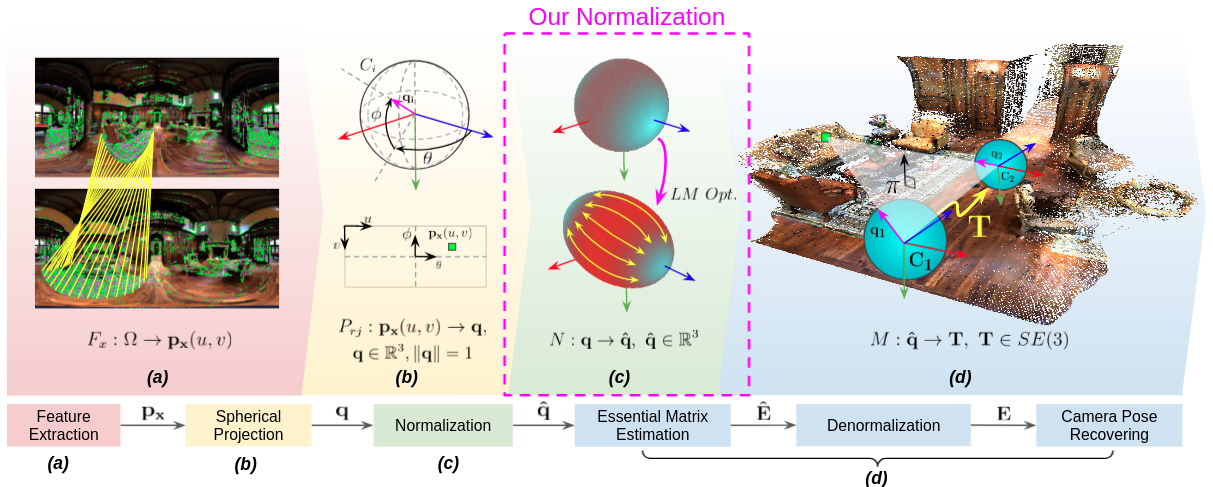
#> input picture assets/intro.png, 1213 x 487 px
$ python -i image_utilities.py   (imports and definitions only)   (older library calls are emulated)
#> lines starting #> are read from the running program, lines starting #| are printed output that depends on the picture
#> further down, picture is the input picture: shape (487, 1213, 3); mean B, G, R 198.7, 205.2, 209
import cv2
import numpy as np
from scipy import ndimage
from scipy.interpolate import interp2d
from utils.file_utilities import create_dir
import os
import matplotlib.pyplot as plt


# [28 lines left out: functions merge_images, get_cmap, get_shape, not called in this run]


def get_max_gradients(image, ksize=5, gaussian=0.2, threshold=0.2):
#> called with ksize = 5, gaussian = 0.2, threshold = 0.2
    image = cv2.GaussianBlur(image, (3, 3), 0)
    sobelx = cv2.Sobel(image, cv2.CV_64F, 1, 0, ksize=ksize)
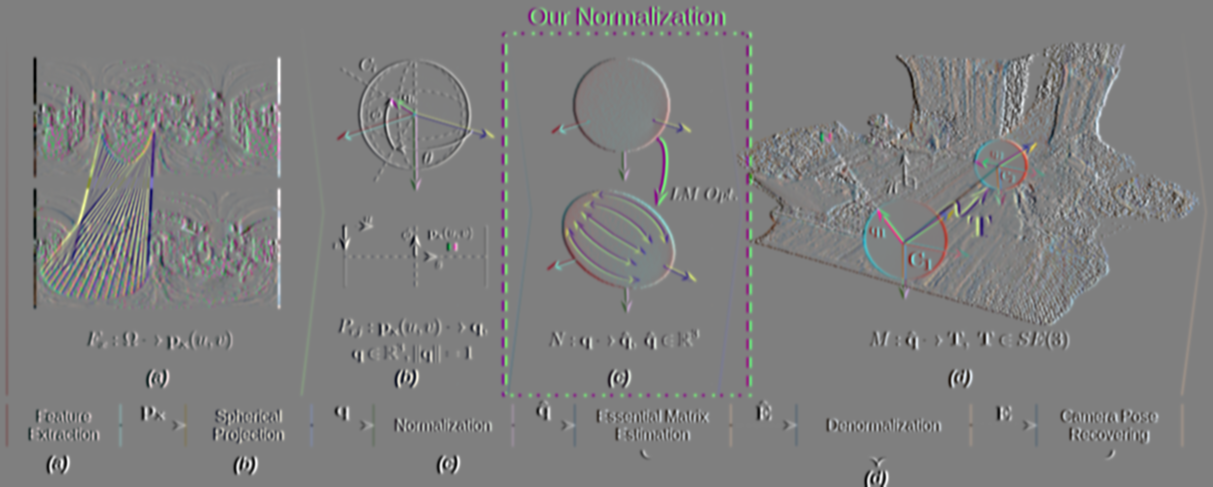
#> sobelx: shape (487, 1213, 3) float64; mean of channels 0, 1, 2 0, 0, 0; drawn with min black and max white
    sobely = cv2.Sobel(image, cv2.CV_64F, 0, 1, ksize=ksize)
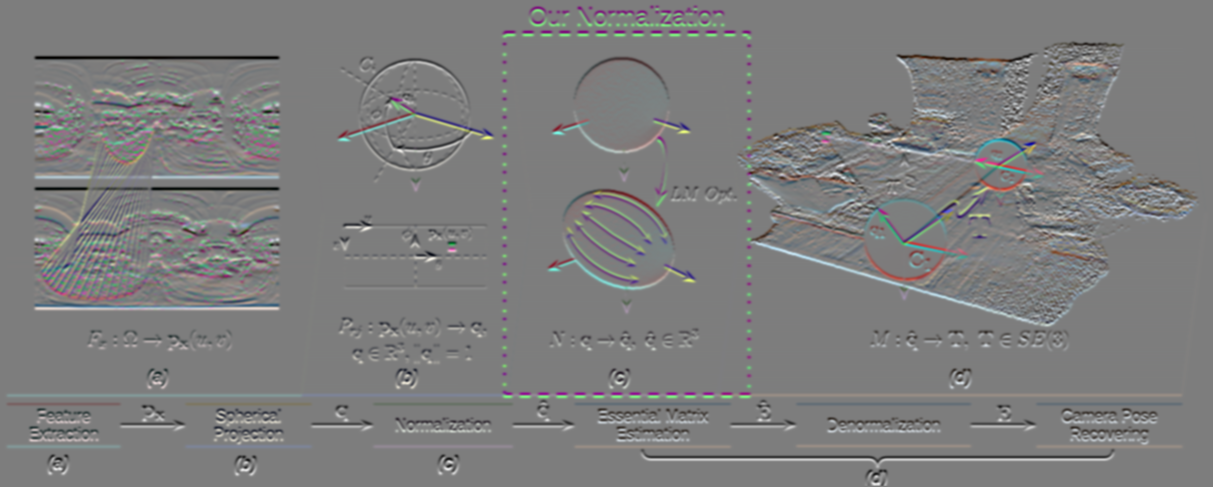
#> sobely: shape (487, 1213, 3) float64; mean of channels 0, 1, 2 -0.3, -0.3, -0.3; drawn with min black and max white
    mag = np.hypot(sobelx, sobely)
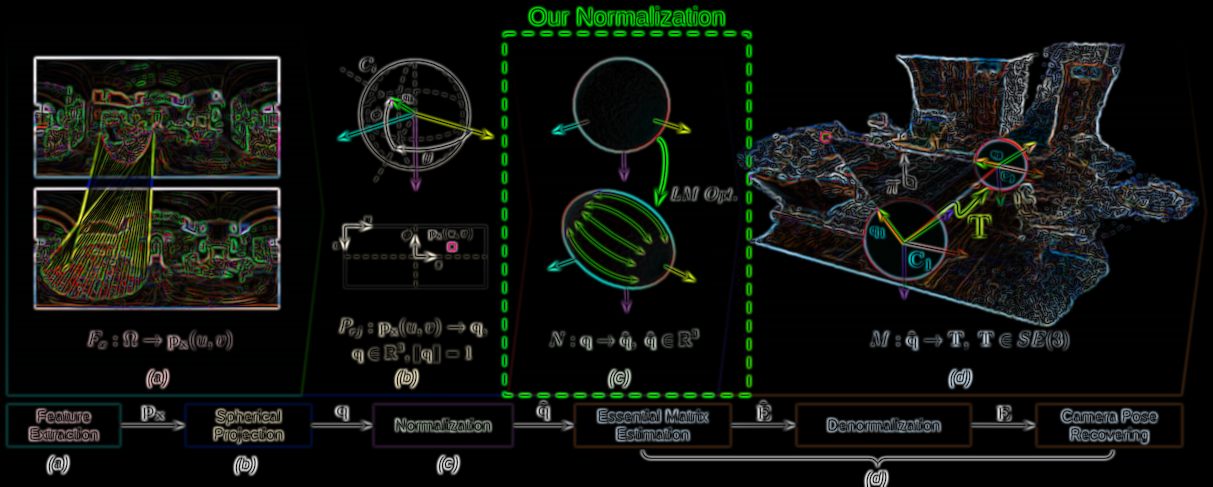
#> mag: shape (487, 1213, 3) float64; mean of channels 0, 1, 2 637.7, 803.8, 683.9; drawn with min black and max white
    mag *= 255.0 / np.max(mag)
    mag[mag < threshold * np.max(mag)] = 0
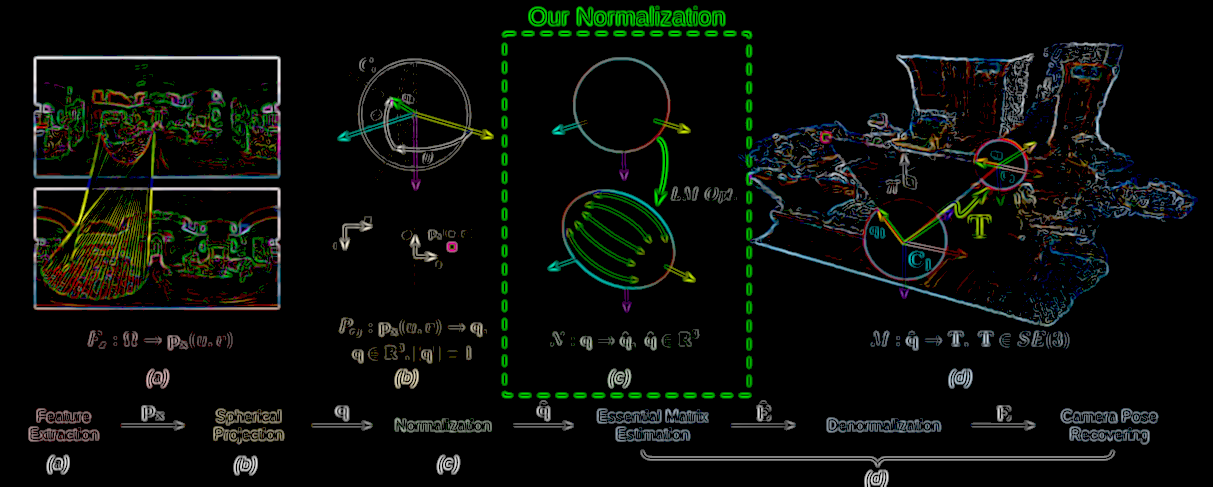
#> mag: shape (487, 1213, 3) float64; mean of channels 0, 1, 2 9.8, 13.8, 10.8; drawn as B, G, R
    return np.array(mag)


def interpolate(array, shape, type=np.float64):
    return np.interp(array, (array.min(), array.max()), shape).astype(type)


# [104 lines left out: functions gradient_cv, normlizer, gradient_numpy, gradient_scipy, get_gradient_vetors, not called in this run]


def get_gradient_pixels(image_grad):
    return np.where(image_grad > 0)


# [23 lines left out: function get_combined_image, not called in this run]


def get_gray_scale_image(image):
    img_gray = cv2.cvtColor(image, cv2.COLOR_BGR2GRAY)
    return img_gray


# [104 lines left out: functions scale_to_255, get_uv_plane2grid, get_theta_phi_grid, apply_on_image, split_mask, get_mask_map_by_close_zero_pixels and 2 more, not called in this run]


def interpolate2d(image, x, y, kind='linear'):
    f = interp2d(x, y, image, kind=kind)


# [179 lines left out: functions get_indexes, get_corners_positions, get_gradients_positions, get_pixels_positions, draw_bbox_on_image, masking_image and 4 more, not called in this run]

>>> import cv2
>>> picture = cv2.imread('../assets/intro.png')
>>> result = get_max_gradients(picture)
